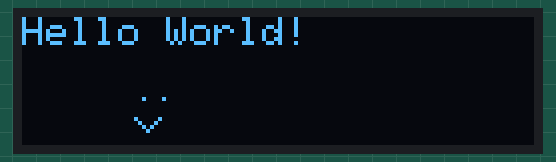
Bench run of a sketch on a simulated Arduino Uno, built with avr-gcc and run on an emulated ATmega328P. Shown: 128×32 one-colour display.

Above: at 0.1 s.

The sketch:

Helloemoji.ino
```cpp
#include <Adafruit_GFX.h>
#include <Adafruit_SSD1306.h>
#include <Wire.h>

#define SCREEN_WIDTH 128
#define SCREEN_HEIGHT 32

Adafruit_SSD1306 display(SCREEN_WIDTH, SCREEN_HEIGHT, &Wire, -1);

void setup() {
  // Initialisation de l'écran
  if(!display.begin(SSD1306_SWITCHCAPVCC, 0x3C)) {
    Serial.println(F("SSD1306 initialization failed"));
    for(;;);
  }

  // Effacer l'écran
  display.clearDisplay();

  // Afficher "Hello World" en haut de l'écran
  display.setTextSize(1);
  display.setTextColor(SSD1306_WHITE);
  display.setCursor(0, 0);
  display.println("Hello World!");

  // Dessiner le bonhomme souriant
  // Dessiner les yeux
  display.drawPixel(30, 20, SSD1306_WHITE);
  display.drawPixel(35, 20, SSD1306_WHITE);

  // Dessiner la bouche
  display.drawPixel(28, 25, SSD1306_WHITE);
  display.drawPixel(29, 26, SSD1306_WHITE);
  display.drawPixel(30, 27, SSD1306_WHITE);
  display.drawPixel(31, 28, SSD1306_WHITE);
  display.drawPixel(32, 27, SSD1306_WHITE);
  display.drawPixel(33, 26, SSD1306_WHITE);
  display.drawPixel(34, 25, SSD1306_WHITE);

  // Mettre à jour l'écran
  display.display();
}

void loop() {
  // Rien à faire ici, tout est affiché dans le setup()
}
```
